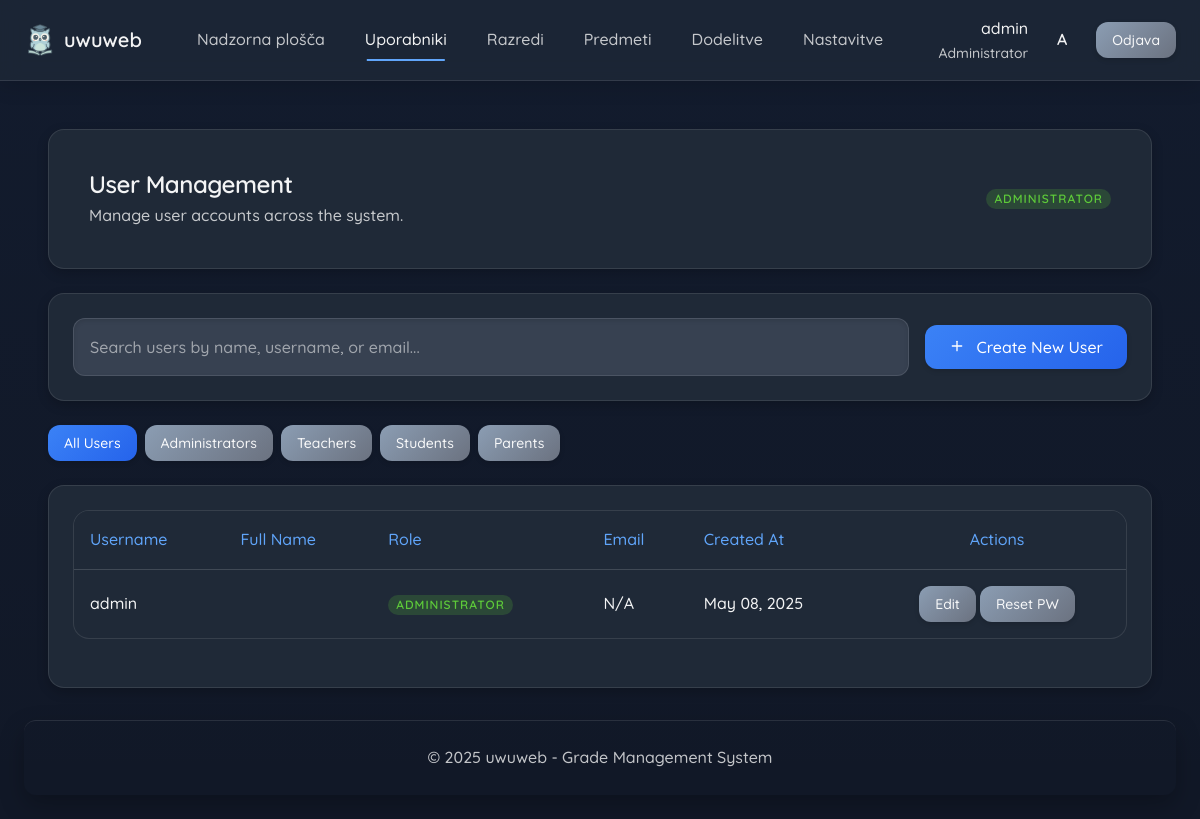
The page /admin/users.php (signed in) on the database its author committed.
### tables this page shows
CREATE TABLE users
(
    user_id   INT AUTO_INCREMENT PRIMARY KEY,
    username  VARCHAR(50)  NOT NULL UNIQUE,
    pass_hash VARCHAR(255) NOT NULL,
    role_id   INT          NOT NULL,
    created_at TIMESTAMP DEFAULT CURRENT_TIMESTAMP,
    FOREIGN KEY (role_id) REFERENCES roles (role_id)
);

CREATE TABLE roles
(
    role_id INT AUTO_INCREMENT PRIMARY KEY,
    name VARCHAR(50) NOT NULL
);

### admin/admin_functions.php (called while the page is built, shortened)
<?php
function getAllUsers(): array
{
    try {
        $pdo = safeGetDBConnection('getAllUsers');
        $query = "SELECT u.*, r.name as role_name,
                    CASE
                        WHEN u.role_id = 3 THEN s.first_name
                        END as first_name,
                    CASE
                        WHEN u.role_id = 3 THEN s.last_name
                        END as last_name
                FROM users u
                JOIN roles r ON u.role_id = r.role_id
                LEFT JOIN students s ON u.role_id = 3 AND u.user_id = s.user_id
                ORDER BY u.username";
        return $pdo->query($query)->fetchAll(PDO::FETCH_ASSOC);
    } catch (PDOException $e) {
        logDBError("Napaka pri pridobivanju uporabnikov: " . $e->getMessage());
        return [];
    }
}

### admin/users.php (the view, shortened to what this page needs)
<?php
require_once 'admin_functions.php';
require_once '../includes/header.php';
$users = getAllUsers();
$roleFilter = $_GET['role'] ?? 'all';
?>
<div class="container mt-lg">
    <div class="card shadow mb-lg page-transition">
        <div class="card__content p-md d-flex justify-between items-center">
            <div>
                <h1 class="text-xl font-bold mt-0 mb-xs">User Management</h1>
                <p class="text-secondary mt-0 mb-0">Manage user accounts across the system.</p>
            </div>
            <div class="role-badge role-admin">Administrator</div>
        </div>
    </div>
    <div class="card shadow mb-lg">
        <div class="card__content">
            <div class="d-flex justify-between items-center flex-wrap gap-md">
                <div class="form-group mb-0 flex-grow-1">
                    <input type="text" id="searchInput" class="form-input"
                           placeholder="Search users by name, username, or email...">
                </div>
                <button id="createUserBtn" class="btn btn-primary">
                    <span class="btn-icon">
                        <svg width="16" height="16" viewBox="0 0 24 24" fill="none" stroke="currentColor"
                             stroke-width="2" stroke-linecap="round" stroke-linejoin="round">
                            <line x1="12" y1="5" x2="12" y2="19"></line>
                            <line x1="5" y1="12" x2="19" y2="12"></line>
                        </svg>
                    </span>
                    Create New User
                </button>
            </div>
        </div>
    </div>
    <div class="mb-lg">
        <div class="d-flex gap-sm flex-wrap">
            <a href="?role=all"
               class="role-filter btn btn-sm <?= $roleFilter === 'all' ? 'btn-primary' : 'btn-secondary' ?>">
                All Users
            </a>
            <a href="?role=admin"
               class="role-filter btn btn-sm <?= $roleFilter === 'admin' ? 'btn-primary' : 'btn-secondary' ?>">
                Administrators
            </a>
            <a href="?role=teacher"
               class="role-filter btn btn-sm <?= $roleFilter === 'teacher' ? 'btn-primary' : 'btn-secondary' ?>">
                Teachers
            </a>
            <a href="?role=student"
               class="role-filter btn btn-sm <?= $roleFilter === 'student' ? 'btn-primary' : 'btn-secondary' ?>">
                Students
            </a>
            <a href="?role=parent"
               class="role-filter btn btn-sm <?= $roleFilter === 'parent' ? 'btn-primary' : 'btn-secondary' ?>">
                Parents
            </a>
        </div>
    </div>
    <div class="card shadow mb-lg">
        <div class="card__content">
            <div class="table-responsive">
                <table class="data-table w-full" id="usersTable">
                    <thead>
                    <tr>
                        <th class="text-left">Username</th>
                        <th class="text-left">Full Name</th>
                        <th class="text-left">Role</th>
                        <th class="text-left">Email</th>
                        <th class="text-left">Created At</th>
                        <th class="text-center">Actions</th>
                    </tr>
                    </thead>
                    <tbody>
                    <?php if (empty($users)): ?>
                        <tr>
                            <td colspan="6" class="text-center py-md">No users found matching the criteria.</td>
                        </tr>
                    <?php else: ?>
                        <?php foreach ($users as $user): ?>
                            <?php
                            $roleClass = strtolower($user['role_name']);
                            if ($roleClass === 'administrator') $roleClass = 'admin';
                            ?>
                            <tr data-role="<?= strtolower($user['role_name']) ?>"
                                data-search-terms="<?= strtolower(htmlspecialchars($user['username'] . ' ' . $user['first_name'] . ' ' . $user['last_name'] . ' ' . ($user['email'] ?? ''))) ?>">
                                <td><?= htmlspecialchars($user['username']) ?></td>
                                <td><?= htmlspecialchars($user['first_name'] . ' ' . $user['last_name']) ?></td>
                                <td>
                                        <span class="role-badge role-<?= $roleClass ?>">
                                            <?= htmlspecialchars(ucfirst($user['role_name'])) ?>
                                        </span>
                                </td>
                                <td><?= htmlspecialchars($user['email'] ?? 'N/A') ?></td>
                                <td><?= date('M d, Y', strtotime($user['created_at'])) ?></td>
                                <td>
                                    <div class="d-flex gap-xs justify-center">
                                        <button class="btn btn-secondary btn-sm edit-user-btn"
                                                data-id="<?= $user['user_id'] ?>">Edit
                                        </button>
                                        <button class="btn btn-secondary btn-sm reset-pwd-btn"
                                                data-id="<?= $user['user_id'] ?>"
                                                data-username="<?= htmlspecialchars($user['username']) ?>">Reset PW
                                        </button>
                                    </div>
                                </td>
                            </tr>
                        <?php endforeach; ?>
                    <?php endif; ?>
                    </tbody>
                </table>
            </div>
        </div>
    </div>
</div>
<?php include '../includes/footer.php'; ?>

### rows shown on the page
users: username "admin", role.name "ADMINISTRATOR", email "N/A", created_at "May 08, 2025"

### other values the page prints
$username "admin"
$roleName "Administrator"
mb_substr($username, 0, 1) "A"
